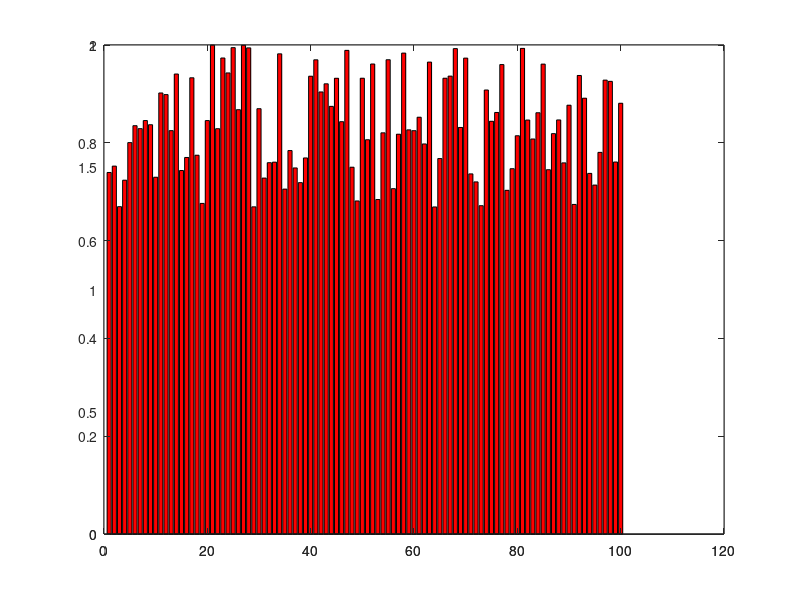

The MATLAB source for this figure: (Note: this script raises an error after producing the figure.)
B = rand(100,3);
A = 1:100;
B(:,1) = B(:,1)/3+0.6667;
B(:,2) = B(:,2)/3+0.3333;
B(:,3) = B(:,3)/3;
figure
% hold on
% bbar1 = bar(A,B(:,1),'hist','BaseValue',0.6667);
% 
% 
% bbar2 = bar(A,B(:,2),'hist','BaseValue',0.3333);
% 
% hold off

bar(A,B,'stacked')
%%
clear ax
ax(1) = axes;
a1 = bar(ax(1), A, B(:,1),'r' );
a1.BaseValue = 0.6667;
subplot(2,3,1,ax(1))

ax(2) = axes;
a2 = bar(ax(2),  A, B(:,2),'g');
a2.BaseValue = 0.3333;
axis off % turn off the secon axes
subplot(2,3,1,ax(2))

ax(3) = axes;
a3 = bar(ax(3),  A, B(:,3),'b');
axis off % turn off the secon axes
subplot(2,3,1,ax(3))

set(ax,'YLim',[0,1]); % set the same values for both axes
linkaxes(ax)



